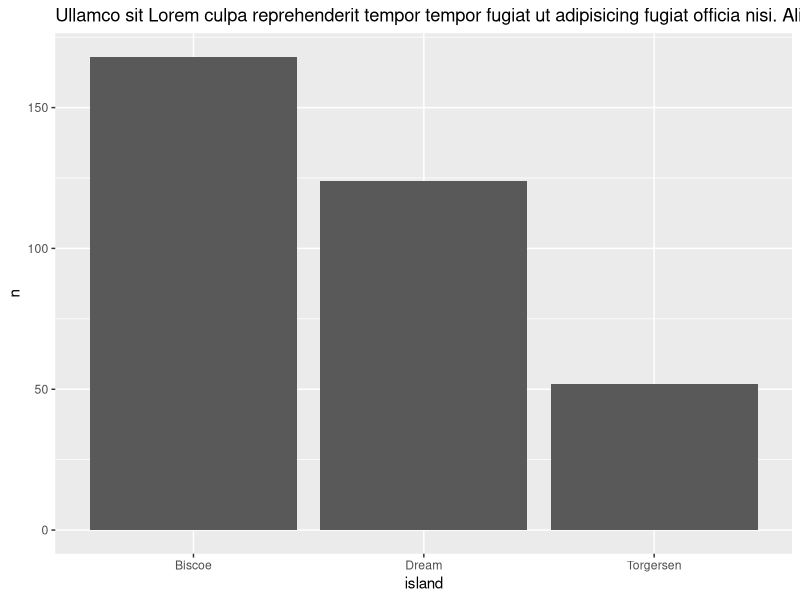
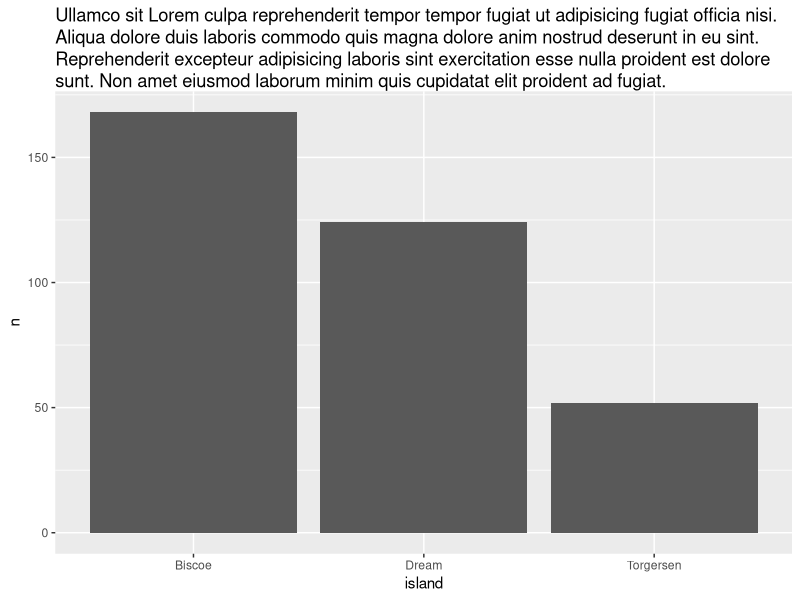

Source code (R) for these figures, in order:
library(tidyverse)
library(palmerpenguins)

penguins |>
  count(island) |> 
  ggplot(
    aes(
      x = island,
      y = n
    )
  ) +
  geom_col() +
  labs(title = "Ullamco sit Lorem culpa reprehenderit tempor tempor fugiat ut adipisicing fugiat officia nisi. Aliqua dolore duis laboris commodo quis magna dolore anim nostrud deserunt in eu sint. Reprehenderit excepteur adipisicing laboris sint exercitation esse nulla proident est dolore sunt. Non amet eiusmod laborum minim quis cupidatat elit proident ad fugiat.")


library(tidyverse)
library(palmerpenguins)
library(ggtext)

penguins |>
  count(island) |> 
  ggplot(
    aes(
      x = island,
      y = n
    )
  ) +
  geom_col() +
  labs(title = "Ullamco sit Lorem culpa reprehenderit tempor tempor fugiat ut adipisicing fugiat officia nisi. Aliqua dolore duis laboris commodo quis magna dolore anim nostrud deserunt in eu sint. Reprehenderit excepteur adipisicing laboris sint exercitation esse nulla proident est dolore sunt. Non amet eiusmod laborum minim quis cupidatat elit proident ad fugiat.") +
  theme(
    plot.title = element_textbox_simple()
  )
